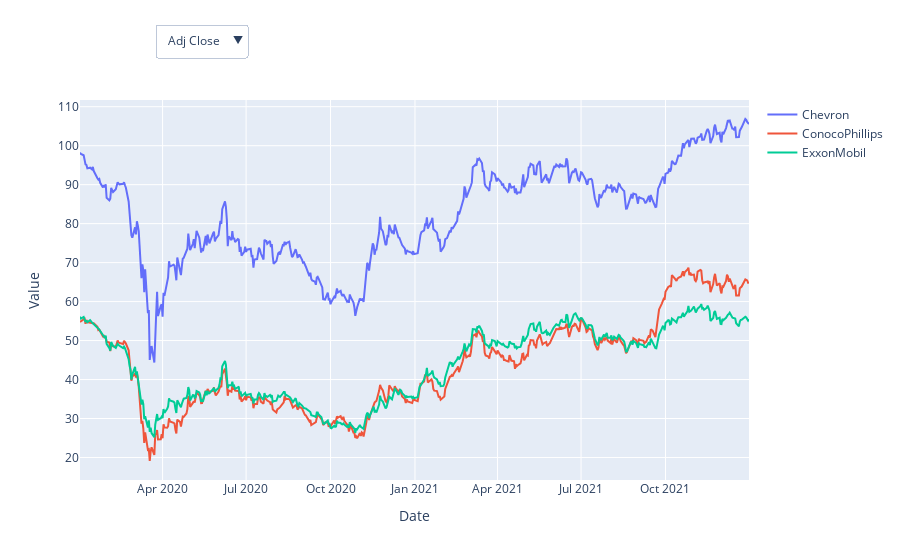

Notebook cell for this chart:
### Code cell
# Create an empty figure object
fig = go.Figure()

# Add traces for all companies (initially set to show 'Adj Close')
for company in companies:
    company_data = df_oil[df_oil['Company'] == company]
    fig.add_trace(go.Scatter(x=company_data['Date'], y=company_data['Adj Close'], mode='lines', name=company))

# Create dropdowns for company selection and metric selection with adjusted labels
fig.update_layout(
    xaxis_title="Date",
    yaxis_title="Value",
    updatemenus=[
        # Dropdown for selecting metric (e.g., Adj Close, Volume, etc.)
        dict(
            buttons=[dict(
                label=metric,
                method="update",
                args=[{"y": [df_oil[df_oil['Company'] == company][metric] for company in companies]}]
            ) for metric in available_columns],
            direction="down",
            showactive=True,
            x=0.25,  # Adjust position to fit inline with label
            y=1.2
        )
    ]
)

# Show the figure
fig.show()

# Close the connection
conn.close()

### Figure 1 — Plotly figure (JSON) as saved in the notebook; plotly's stock layout.template omitted (floating-point values rounded to 4 significant figures; data arrays with more than 128 entries replaced by an {"elided": "..."} marker saying what was removed)
{"data": [{"mode": "lines", "name": "Chevron", "type": "scatter", "x": {"elided": "505 str values"}, "y": {"elided": "505 float values"}}, {"mode": "lines", "name": "ConocoPhillips", "type": "scatter", "x": {"elided": "505 str values"}, "y": {"elided": "505 float values"}}, {"mode": "lines", "name": "ExxonMobil", "type": "scatter", "x": {"elided": "505 str values"}, "y": {"elided": "505 float values"}}], "layout": {"updatemenus": [{"buttons": [{"args": [{"y": {"elided": "3x505 float values"}}], "label": "Adj Close", "method": "update"}, {"args": [{"y": {"elided": "3x505 int values"}}], "label": "Volume", "method": "update"}, {"args": [{"y": {"elided": "3x505 float values"}}], "label": "Open", "method": "update"}, {"args": [{"y": {"elided": "3x505 float values"}}], "label": "High", "method": "update"}, {"args": [{"y": {"elided": "3x505 float values"}}], "label": "Low", "method": "update"}], "direction": "down", "showactive": true, "x": 0.25, "y": 1.2}], "xaxis": {"title": {"text": "Date"}}, "yaxis": {"title": {"text": "Value"}}}}
